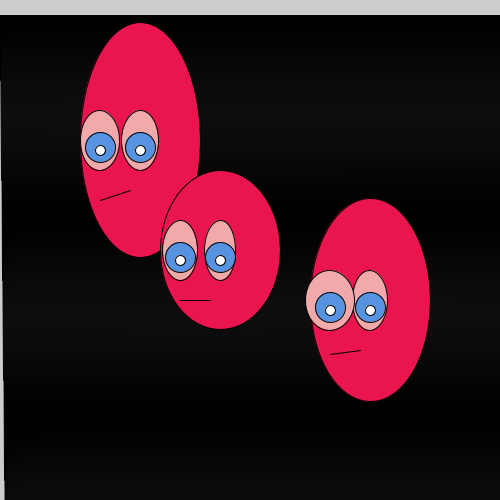
Frame 1 (no input)
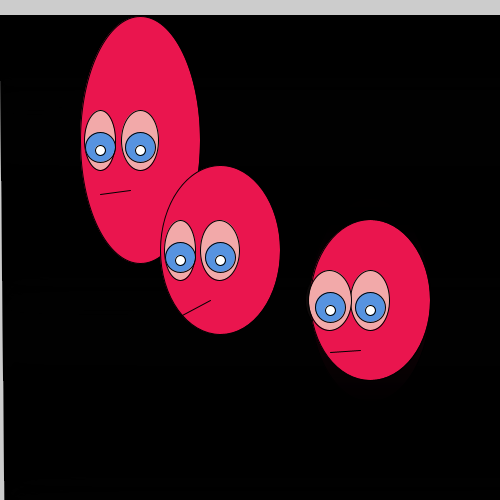
Frame 2 (the mouse pressed at the canvas centre, redrawn once)

The Processing sketch that drew these frames (run headless with seeded random() and noise(); the mouse was pressed at the canvas centre and the sketch redrawn once):

// Processing sketch: processing_37958
// ── processing_37958.pde

 
  int k;
  int num = 200;

void setup () {
  size (500, 500);
 

}

void draw() {
  smooth();
  
  noLoop();
 
 

smooth ();
strokeWeight (1);
k=40;
for (int i = 0; i < num*5; i++) {
  line (i, k*2, i/2, 15);
  k+=50;
}

  

    
   belly (350,300);
    belly (120, 140);
    belly (200, 250);
   
   
  
}



void belly(int x, int y){
   fill (234, 21, 78);
  ellipse (x+20, y, 120, random(110, 255));
  
  
  fill (242, 169, 169);
  ellipse (x+20, y, random(30,50), 60); 
    fill (86, 147, 224);
    ellipse (x+20, y+7, 30, 30); 
    fill(255);
    ellipse(x+20, y+10, 10, 10); 
    fill (242, 169, 169);
    ellipse (x-20, y, random(30,50), 60); 
    fill (86, 147, 224);
    ellipse (x-20, y+7, 30, 30); 
    fill(255);
    ellipse(x-20, y+10, 10, 10); 
    
    line (x+10, y+50, x-20, random(y+50, y+70));
    
   
      }
      
      
void mouth (int x, int y) {
  ;
}
